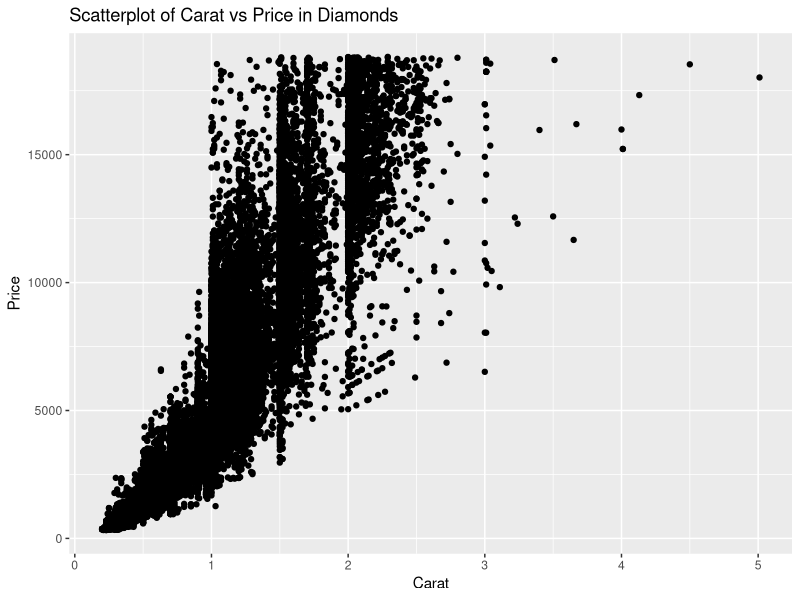
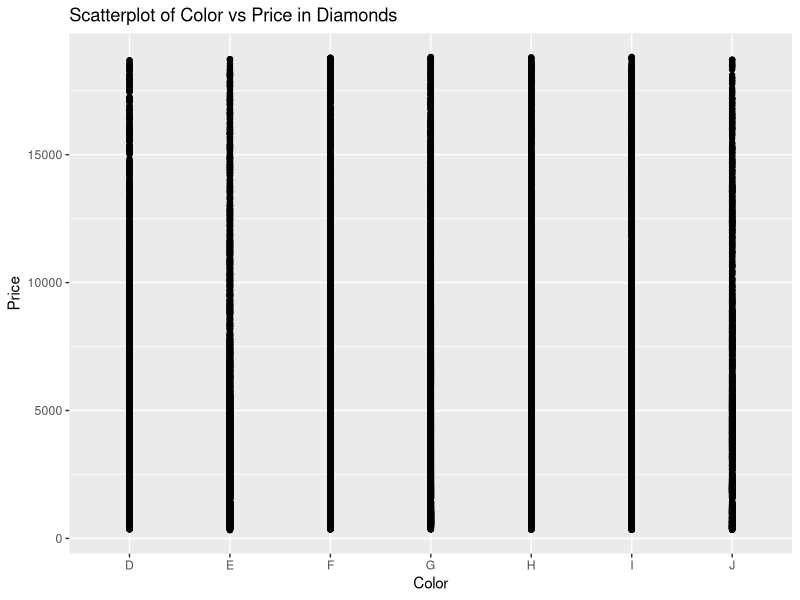
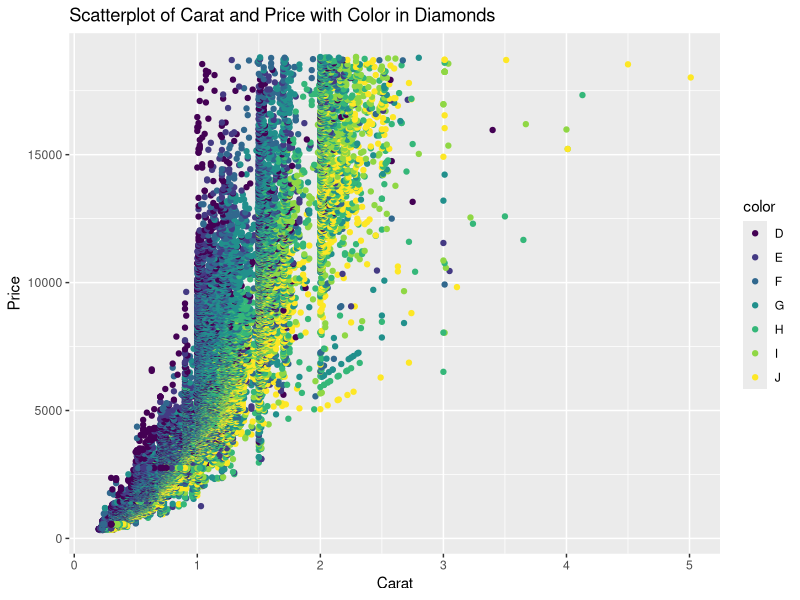
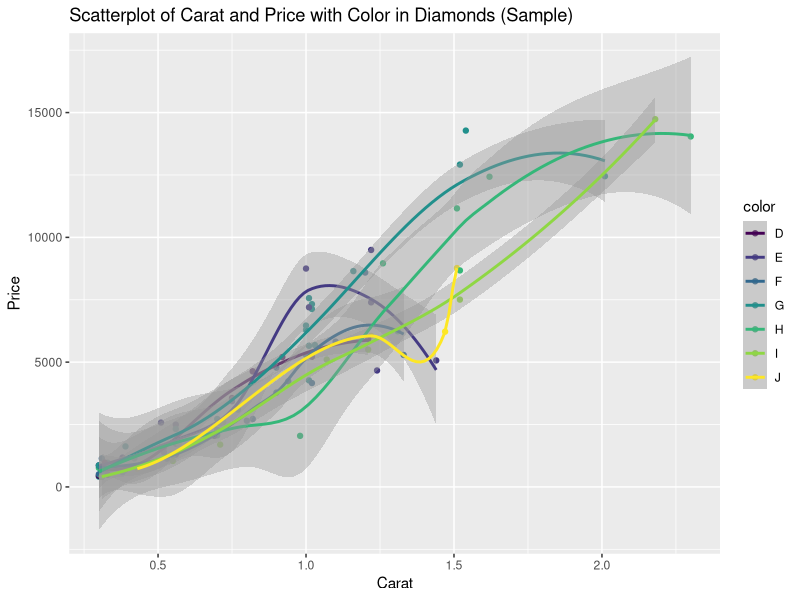
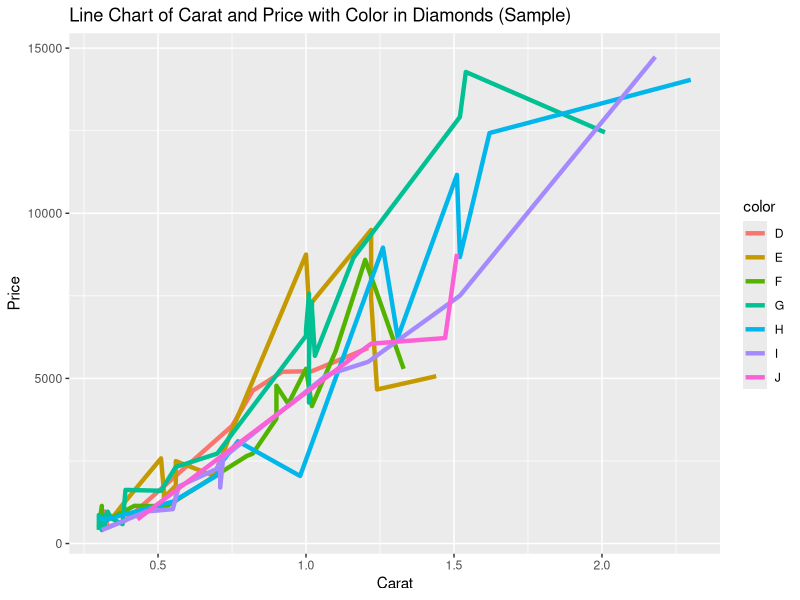

These figures' R source, in order:
## ---- chunk 1
# Load the tidyverse package
library(tidyverse)

## ---- chunk 2
library(ggplot2)
# Create scatterplot using diamonds dataset
ggplot(diamonds, aes(x = carat, y = price)) +
  geom_point() +
  labs(title = "Scatterplot of Carat vs Price in Diamonds",
       x = "Carat",
       y = "Price")

## ---- chunk 3
# Create scatterplot using diamonds dataset
ggplot(diamonds, aes(x = color, y = price)) +
  geom_point() +
  labs(title = "Scatterplot of Color vs Price in Diamonds",
       x = "Color",
       y = "Price")

## ---- chunk 4
# Create scatterplot with color using diamonds dataset
ggplot(diamonds, aes(x = carat, y = price, color = color)) +
  geom_point() +
  labs(title = "Scatterplot of Carat and Price with Color in Diamonds",
       x = "Carat",
       y = "Price")

## ---- chunk 5

# Create a random sample of 100 rows from the diamonds dataset
dsample <- diamonds[sample(nrow(diamonds), 100), ]


## ---- chunk 6
# Create scatterplot with color using dsample dataset
ggplot(dsample, aes(x = carat, y = price, color = color)) +
  geom_point() +
  geom_smooth() +
  labs(title = "Scatterplot of Carat and Price with Color in Diamonds (Sample)",
       x = "Carat",
       y = "Price")

## ---- chunk 7

# Convert color to character to ensure proper printing
dsample$color <- as.character(dsample$color)

# Find the row with the largest price
max_price <- dsample[which.max(dsample$price), ]

# Find the row with the smallest price
min_price <- dsample[which.min(dsample$price), ]

# Find the row with the largest carat size
max_carat <- dsample[which.max(dsample$carat), ]

# Find the row with the smallest carat size
min_carat <- dsample[which.min(dsample$carat), ]

# Print the results
cat("Color with the largest price:", max_price$color, "\n")
cat("Price:", max_price$price, "\n")
cat("Carat size:", max_price$carat, "\n\n")

cat("Color with the smallest price:", min_price$color, "\n")
cat("Price:", min_price$price, "\n")
cat("Carat size:", min_price$carat, "\n\n")

cat("Color with the largest carat size:", max_carat$color, "\n")
cat("Price:", max_carat$price, "\n")
cat("Carat size:", max_carat$carat, "\n\n")

cat("Color with the smallest carat size:", min_carat$color, "\n")
cat("Price:", min_carat$price, "\n")
cat("Carat size:", min_carat$carat, "\n")


## ---- chunk 8


# Create line chart with color using dsample dataset
ggplot(dsample, aes(x = carat, y = price, color = color)) +
  geom_line(size = 1.5) +  # Adjust size to make lines larger
  labs(title = "Line Chart of Carat and Price with Color in Diamonds (Sample)",
       x = "Carat",
       y = "Price")

